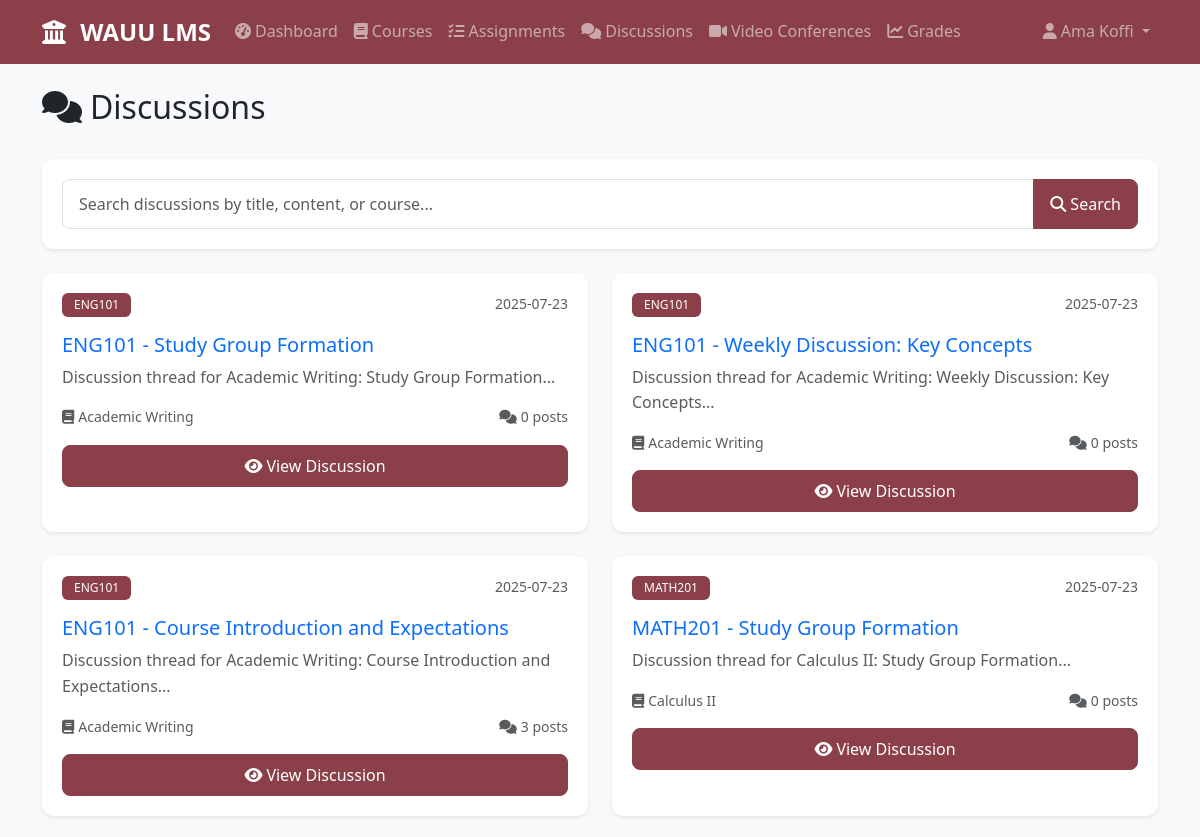
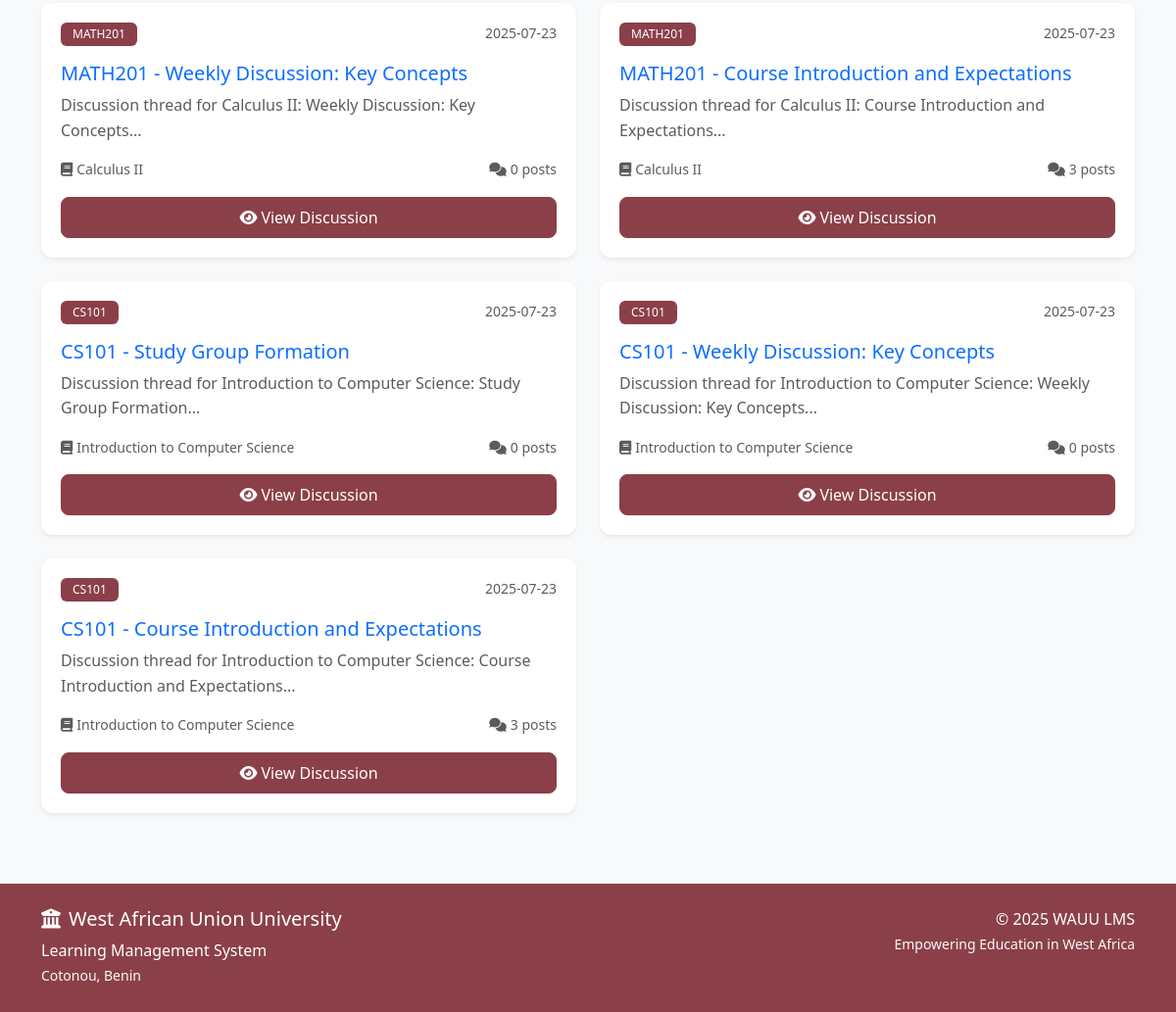
Page /discussions (signed in) on the committed database (2 pictures, top to bottom).
### models.py (models this page shows, shortened)
class User(UserMixin, db.Model):
    id = db.Column(db.Integer, primary_key=True)
    username = db.Column(db.String(64), unique=True, nullable=False)
    email = db.Column(db.String(120), unique=True, nullable=False)
    password_hash = db.Column(db.String(256))
    first_name = db.Column(db.String(64), nullable=False)
    last_name = db.Column(db.String(64), nullable=False)
    role = db.Column(db.String(20), nullable=False, default='student')  # student, lecturer, admin
    created_at = db.Column(db.DateTime, default=datetime.utcnow)
    enrollments = db.relationship('Enrollment', backref='user', lazy='dynamic')
    taught_courses = db.relationship('Course', backref='lecturer', lazy='dynamic')
    submissions = db.relationship('Submission', backref='student', lazy='dynamic')
    posts = db.relationship('Post', backref='author', lazy='dynamic')
    grades = db.relationship('Grade', backref='student', lazy='dynamic')
    def get_full_name(self):
        return f"{self.first_name} {self.last_name}"
    def is_admin(self):
        return self.role == 'admin'
    def is_lecturer(self):
        return self.role == 'lecturer'
    def is_student(self):
        return self.role == 'student'

class Discussion(db.Model):
    id = db.Column(db.Integer, primary_key=True)
    title = db.Column(db.String(200), nullable=False)
    description = db.Column(db.Text)
    course_id = db.Column(db.Integer, db.ForeignKey('course.id'), nullable=False)
    created_at = db.Column(db.DateTime, default=datetime.utcnow)
    posts = db.relationship('Post', backref='discussion', lazy='dynamic', cascade='all, delete-orphan')

class Course(db.Model):
    id = db.Column(db.Integer, primary_key=True)
    code = db.Column(db.String(20), unique=True, nullable=False)
    title = db.Column(db.String(200), nullable=False)
    description = db.Column(db.Text)
    lecturer_id = db.Column(db.Integer, db.ForeignKey('user.id'), nullable=False)
    created_at = db.Column(db.DateTime, default=datetime.utcnow)
    enrollments = db.relationship('Enrollment', backref='course', lazy='dynamic', cascade='all, delete-orphan')
    assignments = db.relationship('Assignment', backref='course', lazy='dynamic', cascade='all, delete-orphan')
    discussions = db.relationship('Discussion', backref='course', lazy='dynamic', cascade='all, delete-orphan')

### routes.py (the view, shortened to what this page needs)
@app.route('/discussions')
@login_required
def discussions():
    search_query = request.args.get('search', '').strip()
    if current_user.is_student():
        enrolled_courses = db.session.query(Course).join(Enrollment).filter(Enrollment.user_id == current_user.id).all()
        course_ids = [c.id for c in enrolled_courses]
        discussions_query = Discussion.query.filter(Discussion.course_id.in_(course_ids))
        discussions = discussions_query.order_by(Discussion.created_at.desc()).all()
    return render_template('discussions.html', discussions=discussions, search_query=search_query)

### app.py (called while the page is built)
@login_manager.user_loader
def load_user(user_id):
    from models import User
    return User.query.get(int(user_id))

### templates/discussions.html (shortened to what this page needs)
{% extends "base.html" %}
{% block content %}
<div class="d-flex justify-content-between align-items-center mb-4">
    <h2><i class="fas fa-comments me-2"></i>Discussions</h2>
</div>
<div class="card mb-4">
    <div class="card-body">
        <form method="GET" action="{{ url_for('discussions') }}">
            <div class="input-group">
                <input type="text" class="form-control" name="search"
                       placeholder="Search discussions by title, content, or course..."
                       value="{{ search_query or '' }}">
                <button class="btn wauu-btn" type="submit">
                    <i class="fas fa-search me-1"></i>Search
                </button>
            </div>
        </form>
    </div>
</div>
{% if discussions %}
<div class="row">
    {% for discussion in discussions %}
    <div class="col-md-6 mb-4">
        <div class="card h-100">
            <div class="card-body">
                <div class="d-flex justify-content-between align-items-start mb-3">
                    <span class="badge wauu-bg">{{ discussion.course.code }}</span>
                    <small class="text-muted">{{ discussion.created_at.strftime('%Y-%m-%d') }}</small>
                </div>
                <h5 class="card-title">
                    <a href="{{ url_for('discussion_detail', discussion_id=discussion.id) }}" class="text-decoration-none">
                        {{ discussion.title }}
                    </a>
                </h5>
                <p class="card-text text-muted">{{ discussion.description[:120] }}...</p>
                <div class="mt-auto">
                    <div class="d-flex justify-content-between align-items-center mb-3">
                        <small class="text-muted">
                            <i class="fas fa-book me-1"></i>{{ discussion.course.title }}
                        </small>
                        <small class="text-muted">
                            <i class="fas fa-comments me-1"></i>{{ discussion.posts.count() }} posts
                        </small>
                    </div>
                    {% set recent_posts = [] %}
                    <div class="d-grid mt-3">
                        <a href="{{ url_for('discussion_detail', discussion_id=discussion.id) }}" class="btn wauu-btn">
                            <i class="fas fa-eye me-1"></i>View Discussion
                        </a>
                    </div>
                </div>
            </div>
        </div>
    </div>
    {% endfor %}
</div>
{% endif %}
{% endblock %}

### templates/base.html (shortened to what this page needs)
<!DOCTYPE html>
<html lang="en">
<head>
    <link href="https://cdn.jsdelivr.net/npm/bootstrap@5.3.0/dist/css/bootstrap.min.css" rel="stylesheet">
    <link rel="stylesheet" href="https://cdnjs.cloudflare.com/ajax/libs/font-awesome/6.4.0/css/all.min.css">
    <link rel="stylesheet" href="{{ url_for('static', filename='css/style.css') }}">
</head>
<body>
    <nav class="navbar navbar-expand-lg navbar-dark wauu-navbar">
        <div class="container">
            <a class="navbar-brand" href="{{ url_for('dashboard') }}">
                <i class="fas fa-university me-2"></i>
                <strong>WAUU LMS</strong>
            </a>
            {% if current_user.is_authenticated %}
            <div class="collapse navbar-collapse" id="navbarNav">
                <ul class="navbar-nav me-auto">
                    <li class="nav-item">
                        <a class="nav-link" href="{{ url_for('dashboard') }}">
                            <i class="fas fa-tachometer-alt me-1"></i>Dashboard
                        </a>
                    </li>
                    <li class="nav-item">
                        <a class="nav-link" href="{{ url_for('courses') }}">
                            <i class="fas fa-book me-1"></i>Courses
                        </a>
                    </li>
                    <li class="nav-item">
                        <a class="nav-link" href="{{ url_for('assignments') }}">
                            <i class="fas fa-tasks me-1"></i>Assignments
                        </a>
                    </li>
                    <li class="nav-item">
                        <a class="nav-link" href="{{ url_for('discussions') }}">
                            <i class="fas fa-comments me-1"></i>Discussions
                        </a>
                    </li>
                    <li class="nav-item">
                        <a class="nav-link" href="{{ url_for('video_conferences') }}">
                            <i class="fas fa-video me-1"></i>Video Conferences
                        </a>
                    </li>
                    {% if current_user.is_student() %}
                    <li class="nav-item">
                        <a class="nav-link" href="{{ url_for('grades') }}">
                            <i class="fas fa-chart-line me-1"></i>Grades
                        </a>
                    </li>
                    {% endif %}
                </ul>
                <ul class="navbar-nav">
                    <li class="nav-item dropdown">
                        <a class="nav-link dropdown-toggle" href="#" role="button" data-bs-toggle="dropdown">
                            <i class="fas fa-user me-1"></i>{{ current_user.get_full_name() }}
                        </a>
                    </li>
                </ul>
            </div>
            {% endif %}
        </div>
    </nav>
    <main class="container my-4">
        {% block content %}{% endblock %}
    </main>
    <footer class="wauu-footer mt-5 py-4">
        <div class="container">
            <div class="row">
                <div class="col-md-6">
                    <h5><i class="fas fa-university me-2"></i>West African Union University</h5>
                    <p class="mb-0">Learning Management System</p>
                    <small class="text-light">Cotonou, Benin</small>
                </div>
                <div class="col-md-6 text-md-end">
                    <p class="mb-0">© 2025 WAUU LMS</p>
                    <small class="text-light">Empowering Education in West Africa</small>
                </div>
            </div>
        </div>
    </footer>
</body>
</html>

### static/css/style.css (style rules this page uses)
:root { --wauu-wine: #8b4049; --wauu-wine-dark: #722f37; --wauu-wine-light: #a45a63; }
.wauu-bg { background-color: var(--wauu-wine) !important; }
.wauu-navbar { background-color: var(--wauu-wine) !important; }
.wauu-footer { background-color: var(--wauu-wine) !important; color: white; }
.wauu-btn { background-color: var(--wauu-wine); border-color: var(--wauu-wine); color: white; }
body { font-family: 'Segoe UI', Tahoma, Geneva, Verdana, sans-serif; background-color: #f8f9fa; line-height: 1.6; }
.navbar-brand { font-weight: 700; font-size: 1.5rem; }
.nav-link { font-weight: 500; transition: all 0.3s ease; }
.card { border: none; border-radius: 0.75rem; box-shadow: 0 0.125rem 0.25rem rgba(0, 0, 0, 0.075); transition: all 0.3s ease; }
.card-body { padding: 1.25rem; }
.btn { border-radius: 0.5rem; font-weight: 500; padding: 0.5rem 1rem; transition: all 0.3s ease; }
.form-control { border-radius: 0.5rem; border: 1px solid #dee2e6; padding: 0.75rem 1rem; transition: all 0.3s ease; }
.badge { font-weight: 500; padding: 0.375rem 0.75rem; border-radius: 0.375rem; }
.wauu-footer { margin-top: auto; }

### rows in the picture
User: get_full_name "Ama Koffi"
Discussion: course.code "ENG101", created_at "2025-07-23", title "ENG101 - Study Group Formation", description "Discussion thread for Academic Writing: Study Group Formation", course "Academic Writing", posts.count "0"
Discussion: course.code "ENG101", created_at "2025-07-23", title "ENG101 - Weekly Discussion: Key Concepts", description "Discussion thread for Academic Writing: Weekly Discussion: Key Concepts", course "Academic Writing", posts.count "0"
Discussion: course.code "ENG101", created_at "2025-07-23", title "ENG101 - Course Introduction and Expectations", description "Discussion thread for Academic Writing: Course Introduction and Expectations", course "Academic Writing", posts.count "3"
Discussion: course.code "MATH201", created_at "2025-07-23", title "MATH201 - Study Group Formation", description "Discussion thread for Calculus II: Study Group Formation", course "Calculus II", posts.count "0"
Discussion: course.code "MATH201", created_at "2025-07-23", title "MATH201 - Weekly Discussion: Key Concepts", description "Discussion thread for Calculus II: Weekly Discussion: Key Concepts", course "Calculus II", posts.count "0"
Discussion: course.code "MATH201", created_at "2025-07-23", title "MATH201 - Course Introduction and Expectations", description "Discussion thread for Calculus II: Course Introduction and Expectations", course "Calculus II", posts.count "3"
Discussion: course.code "CS101", created_at "2025-07-23", title "CS101 - Study Group Formation", description "Discussion thread for Introduction to Computer Science: Study Group Formation", course "Introduction to Computer Science", posts.count "0"
Discussion: course.code "CS101", created_at "2025-07-23", title "CS101 - Weekly Discussion: Key Concepts", description "Discussion thread for Introduction to Computer Science: Weekly Discussion: Key Concepts", course "Introduction to Computer Science", posts.count "0"
Discussion: course.code "CS101", created_at "2025-07-23", title "CS101 - Course Introduction and Expectations", description "Discussion thread for Introduction to Computer Science: Course Introduction and Expectations", course "Introduction to Computer Science", posts.count "3"
